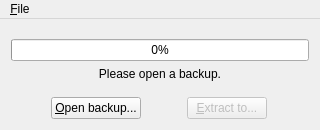
<?xml version="1.0" encoding="UTF-8"?>
<ui version="4.0">
 <class>MainWindow</class>
 <widget class="QMainWindow" name="MainWindow">
  <property name="geometry">
   <rect>
    <x>0</x>
    <y>0</y>
    <width>320</width>
    <height>130</height>
   </rect>
  </property>
  <property name="windowTitle">
   <string>Extract WPRESS</string>
  </property>
  <widget class="QWidget" name="centralWidget">
   <property name="sizePolicy">
    <sizepolicy hsizetype="Expanding" vsizetype="Expanding">
     <horstretch>0</horstretch>
     <verstretch>0</verstretch>
    </sizepolicy>
   </property>
   <layout class="QVBoxLayout" name="verticalLayout">
    <item>
     <layout class="QVBoxLayout" name="verticalLayout_2">
      <item>
       <spacer name="verticalSpacer_2">
        <property name="orientation">
         <enum>Qt::Vertical</enum>
        </property>
        <property name="sizeHint" stdset="0">
         <size>
          <width>20</width>
          <height>40</height>
         </size>
        </property>
       </spacer>
      </item>
      <item>
       <widget class="QProgressBar" name="progressBar">
        <property name="enabled">
         <bool>true</bool>
        </property>
        <property name="styleSheet">
         <string notr="true"/>
        </property>
        <property name="value">
         <number>0</number>
        </property>
        <property name="textVisible">
         <bool>true</bool>
        </property>
       </widget>
      </item>
      <item>
       <widget class="QLabel" name="backupNameLabel">
        <property name="layoutDirection">
         <enum>Qt::LeftToRight</enum>
        </property>
        <property name="text">
         <string>Please open a backup.</string>
        </property>
        <property name="alignment">
         <set>Qt::AlignCenter</set>
        </property>
       </widget>
      </item>
      <item>
       <spacer name="verticalSpacer">
        <property name="orientation">
         <enum>Qt::Vertical</enum>
        </property>
        <property name="sizeHint" stdset="0">
         <size>
          <width>20</width>
          <height>40</height>
         </size>
        </property>
       </spacer>
      </item>
      <item>
       <layout class="QHBoxLayout" name="horizontalLayout">
        <item>
         <widget class="QPushButton" name="openBackupButton">
          <property name="sizePolicy">
           <sizepolicy hsizetype="Fixed" vsizetype="Fixed">
            <horstretch>0</horstretch>
            <verstretch>0</verstretch>
           </sizepolicy>
          </property>
          <property name="text">
           <string>&amp;Open backup...</string>
          </property>
         </widget>
        </item>
        <item>
         <widget class="QPushButton" name="extractBackupButton">
          <property name="enabled">
           <bool>false</bool>
          </property>
          <property name="sizePolicy">
           <sizepolicy hsizetype="Fixed" vsizetype="Fixed">
            <horstretch>0</horstretch>
            <verstretch>0</verstretch>
           </sizepolicy>
          </property>
          <property name="text">
           <string>&amp;Extract to...</string>
          </property>
         </widget>
        </item>
       </layout>
      </item>
     </layout>
    </item>
   </layout>
  </widget>
  <widget class="QMenuBar" name="menuBar">
   <property name="geometry">
    <rect>
     <x>0</x>
     <y>0</y>
     <width>320</width>
     <height>22</height>
    </rect>
   </property>
   <widget class="QMenu" name="menu_File">
    <property name="title">
     <string>&amp;File</string>
    </property>
    <addaction name="actionOpenBackup"/>
    <addaction name="separator"/>
    <addaction name="actionE_xit"/>
   </widget>
   <addaction name="menu_File"/>
  </widget>
  <action name="actionOpenBackup">
   <property name="text">
    <string>&amp;Open backup</string>
   </property>
   <property name="shortcut">
    <string>Alt+O</string>
   </property>
  </action>
  <action name="actionE_xit">
   <property name="text">
    <string>E&amp;xit</string>
   </property>
   <property name="shortcut">
    <string>Alt+F4</string>
   </property>
  </action>
 </widget>
 <layoutdefault spacing="6" margin="11"/>
 <resources/>
 <connections>
  <connection>
   <sender>actionE_xit</sender>
   <signal>triggered()</signal>
   <receiver>MainWindow</receiver>
   <slot>close()</slot>
   <hints>
    <hint type="sourcelabel">
     <x>-1</x>
     <y>-1</y>
    </hint>
    <hint type="destinationlabel">
     <x>199</x>
     <y>149</y>
    </hint>
   </hints>
  </connection>
  <connection>
   <sender>actionOpenBackup</sender>
   <signal>triggered()</signal>
   <receiver>MainWindow</receiver>
   <slot>openBackup()</slot>
   <hints>
    <hint type="sourcelabel">
     <x>-1</x>
     <y>-1</y>
    </hint>
    <hint type="destinationlabel">
     <x>159</x>
     <y>99</y>
    </hint>
   </hints>
  </connection>
  <connection>
   <sender>openBackupButton</sender>
   <signal>clicked()</signal>
   <receiver>MainWindow</receiver>
   <slot>openBackup()</slot>
   <hints>
    <hint type="sourcelabel">
     <x>85</x>
     <y>100</y>
    </hint>
    <hint type="destinationlabel">
     <x>159</x>
     <y>64</y>
    </hint>
   </hints>
  </connection>
  <connection>
   <sender>extractBackupButton</sender>
   <signal>clicked()</signal>
   <receiver>MainWindow</receiver>
   <slot>extractTo()</slot>
   <hints>
    <hint type="sourcelabel">
     <x>233</x>
     <y>100</y>
    </hint>
    <hint type="destinationlabel">
     <x>159</x>
     <y>64</y>
    </hint>
   </hints>
  </connection>
 </connections>
 <slots>
  <slot>openBackup()</slot>
  <slot>extractTo()</slot>
 </slots>
</ui>
